Frame 1 (no input): blank canvas, image omitted
Frame 60 (no input): blank canvas, image omitted
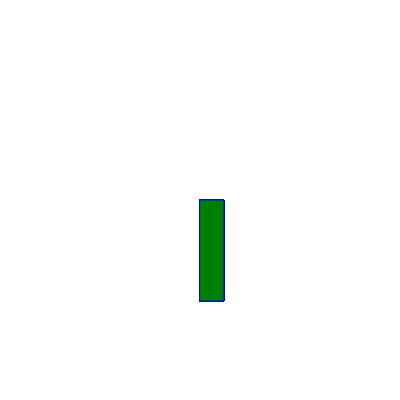
Frame 120 (the mouse pressed at the canvas centre since frame 60)

The p5.js sketch whose frames 1 and 60 were blank and that drew this single picture after the mouse press (run headless with seeded random() and noise() and a simulated clock; from frame 60 on, the mouse is pressed at the canvas centre):

// p5.js sketch
// ── sketch.js
function setup() {
  createCanvas(400, 400);
}

function draw() {
  background(220);
}function setup() {
  createCanvas(400, 400);
  background("white")
}

function draw() {
  stroke("blue");
  fill("green");
  
  
  if (mouseIsPressed) {
    rect(mouseX, mouseY, 24 ,101 );
  }
}
